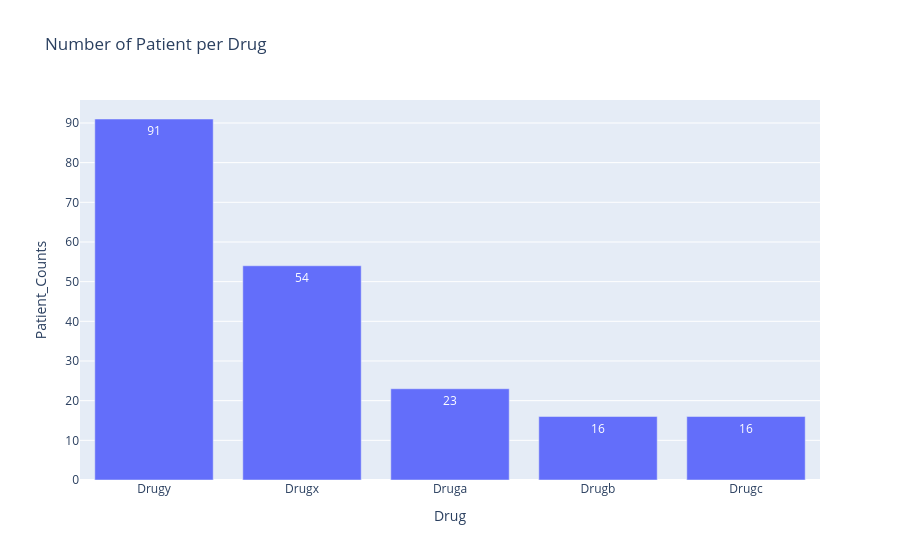

Notebook cell for this chart:
### Code cell
fig = px.bar(df_drug_count, x='Drug', y='Patient_Counts', title='Number of Patient per Drug', text='Patient_Counts' )
fig.show()

### Figure 1 — Plotly figure (JSON) as saved in the notebook; plotly's stock layout.template omitted (floating-point values rounded to 4 significant figures)
{"data": [{"hovertemplate": "Drug=%{x}<br>Patient_Counts=%{text}<extra></extra>", "legendgroup": "", "marker": {"color": "#636efa", "pattern": {"shape": ""}}, "name": "", "orientation": "v", "showlegend": false, "text": [91.0, 54.0, 23.0, 16.0, 16.0], "textposition": "auto", "type": "bar", "x": ["Drugy", "Drugx", "Druga", "Drugb", "Drugc"], "xaxis": "x", "y": [91, 54, 23, 16, 16], "yaxis": "y"}], "layout": {"barmode": "relative", "legend": {"tracegroupgap": 0}, "title": {"text": "Number of Patient per Drug"}, "xaxis": {"anchor": "y", "domain": [0, 1], "title": {"text": "Drug"}}, "yaxis": {"anchor": "x", "domain": [0, 1], "title": {"text": "Patient_Counts"}}}}
